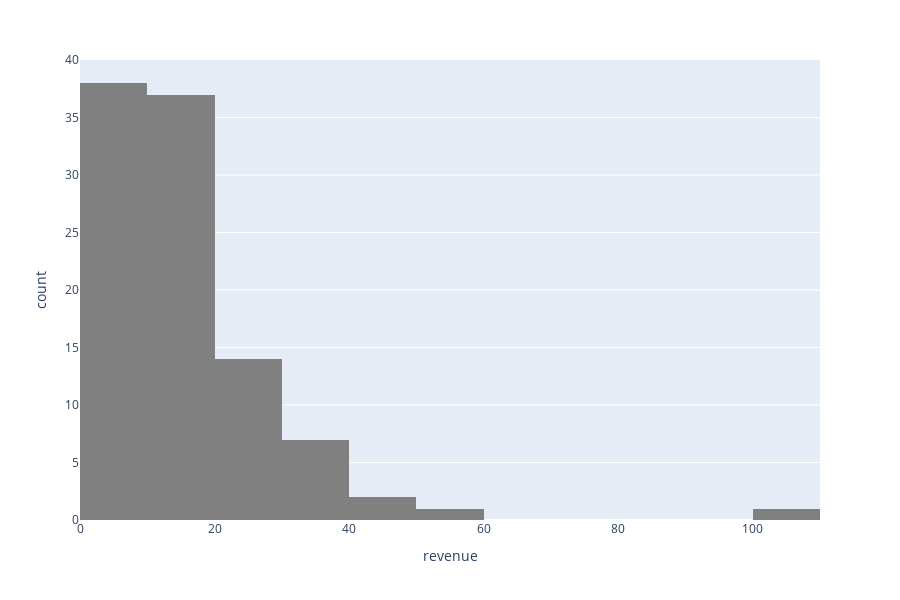

The cell this chart's notebook holds for it:
### Code cell
fg1 = px.histogram(df,
    x = 'revenue',
    nbins = 20,
    width=900,
    height = 600
)

fg1.update_traces(marker = dict(color='grey'))

fg1.show()

### Figure 1 — Plotly figure (JSON) as saved in the notebook; plotly's stock layout.template omitted (floating-point values rounded to 4 significant figures)
{"data": [{"alignmentgroup": "True", "bingroup": "x", "hovertemplate": "revenue=%{x}<br>count=%{y}<extra></extra>", "legendgroup": "", "marker": {"color": "grey", "pattern": {"shape": ""}}, "name": "", "nbinsx": 20, "offsetgroup": "", "orientation": "v", "showlegend": false, "type": "histogram", "x": [30, 7.65, 4.68, 20.8, 2.5, 6.25, 9.96, 29.5, 10, 5, 10.2, 5.9, 15, 15, 16.6, 10.2, 5.04, 8.4, 10.2, 34, 25.5, 13.16, 6.96, 7.8, 13.65, 3.4, 1.25, 6.96, 13.5, 19.8, 1.7, 5.04, 1.7, 23.8, 34, 19.8, 2.37, 10.2, 3.3, 35.7, 15, 29.7, 9.9, 15, 8.85, 3.3, 8.32, 50.4, 0.55, 17, 13.2, 5.8, 41.6, 13.2, 14.85, 10, 20.4, 30, 41.6, 25.2, 15.3, 7.65, 10.08, 20.4, 15, 15, 5.04, 35.7, 10.5, 25.2, 2.1, 15.7, 17.34, 6.6, 16.5, 2.55, 102, 34, 13.2, 1.95, 23.8, 12.48, 10.2, 15, 1.7, 20.16, 5.95, 1.65, 15.9, 17.85, 4.68, 6.3, 20.8, 20.8, 15.9, 8.32, 24.9, 17.7, 5.1, 17.7], "xaxis": "x", "yaxis": "y"}], "layout": {"barmode": "relative", "height": 600, "legend": {"tracegroupgap": 0}, "margin": {"t": 60}, "width": 900, "xaxis": {"anchor": "y", "domain": [0, 1], "title": {"text": "revenue"}}, "yaxis": {"anchor": "x", "domain": [0, 1], "title": {"text": "count"}}}}
